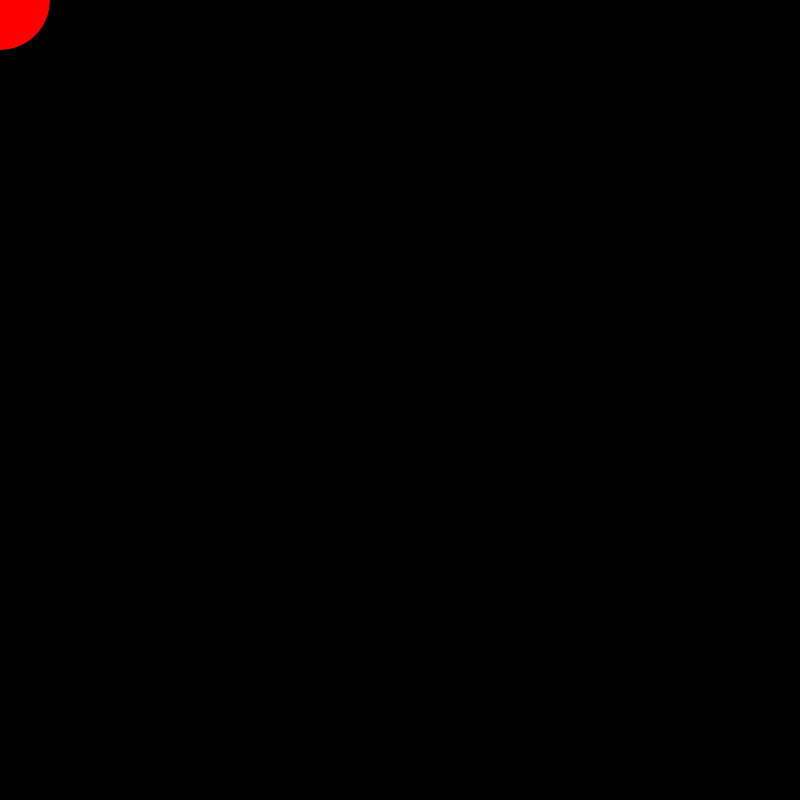
Frame 1 (no input)
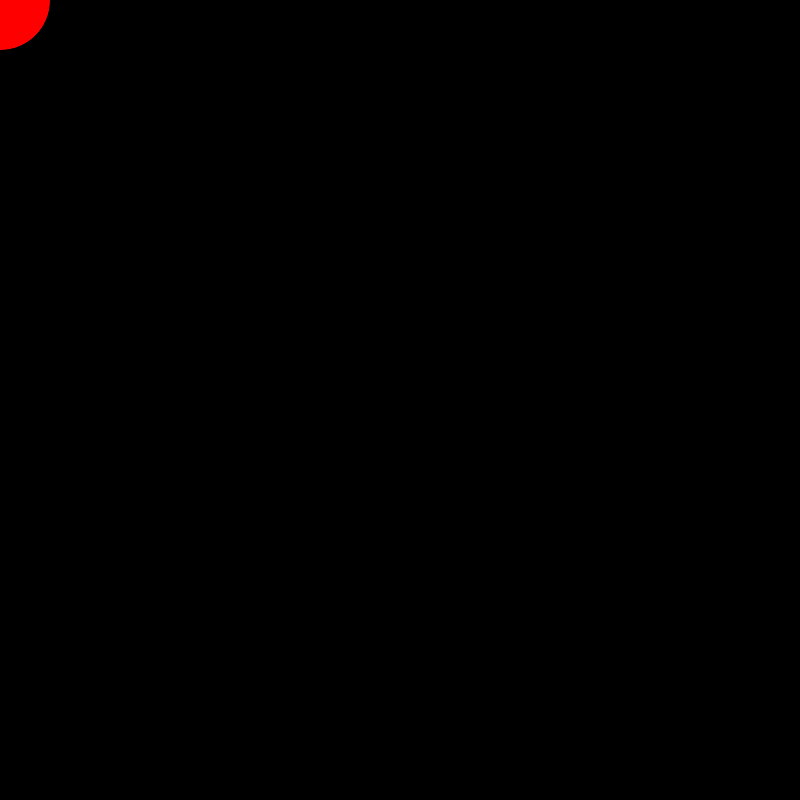
Frame 60 (the mouse pressed at the canvas centre just before this capture)
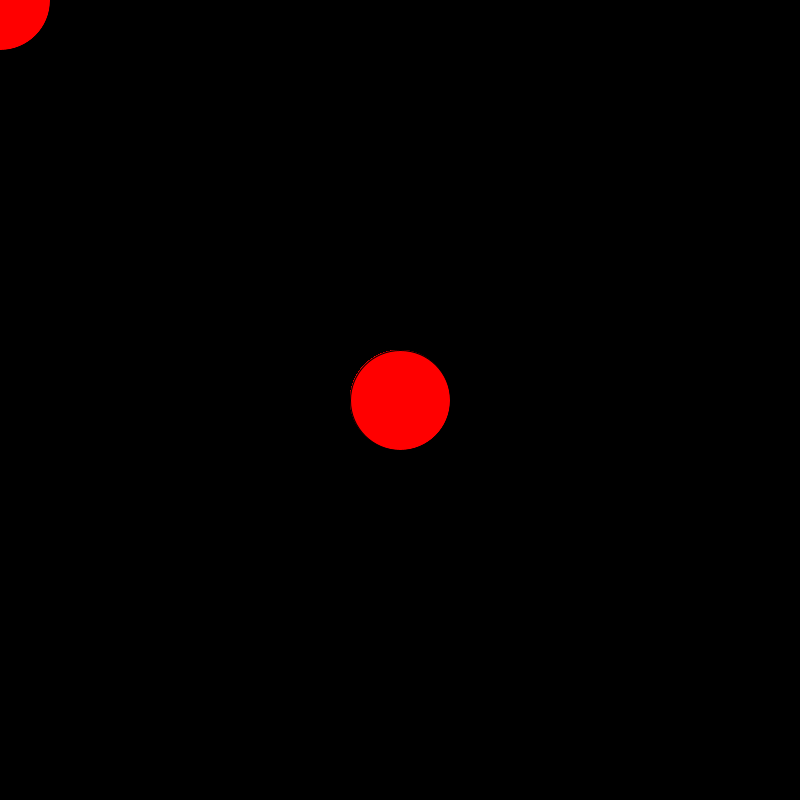
Frame 120 (the mouse held since frame 60 and released just before this capture)

The Processing sketch that drew these frames (run headless with seeded random() and noise(); from frame 60 on, the mouse is pressed at the canvas centre):

// Processing sketch: B_Interaction_Drawing
// ── B_Interaction_Drawing.pde
// p5Bath
// ashley james brown
// july 2018
// digital dreams

//empty template sketch

void setup(){
  size(800,800); //size of sketch window
  background(0,0,0); //colour in R,G,B format
}

void draw(){
  fill(255,0,0); //colour to fill shape in R,G,B format
  ellipse(mouseX,mouseY, 100,100); //basic circle
}
